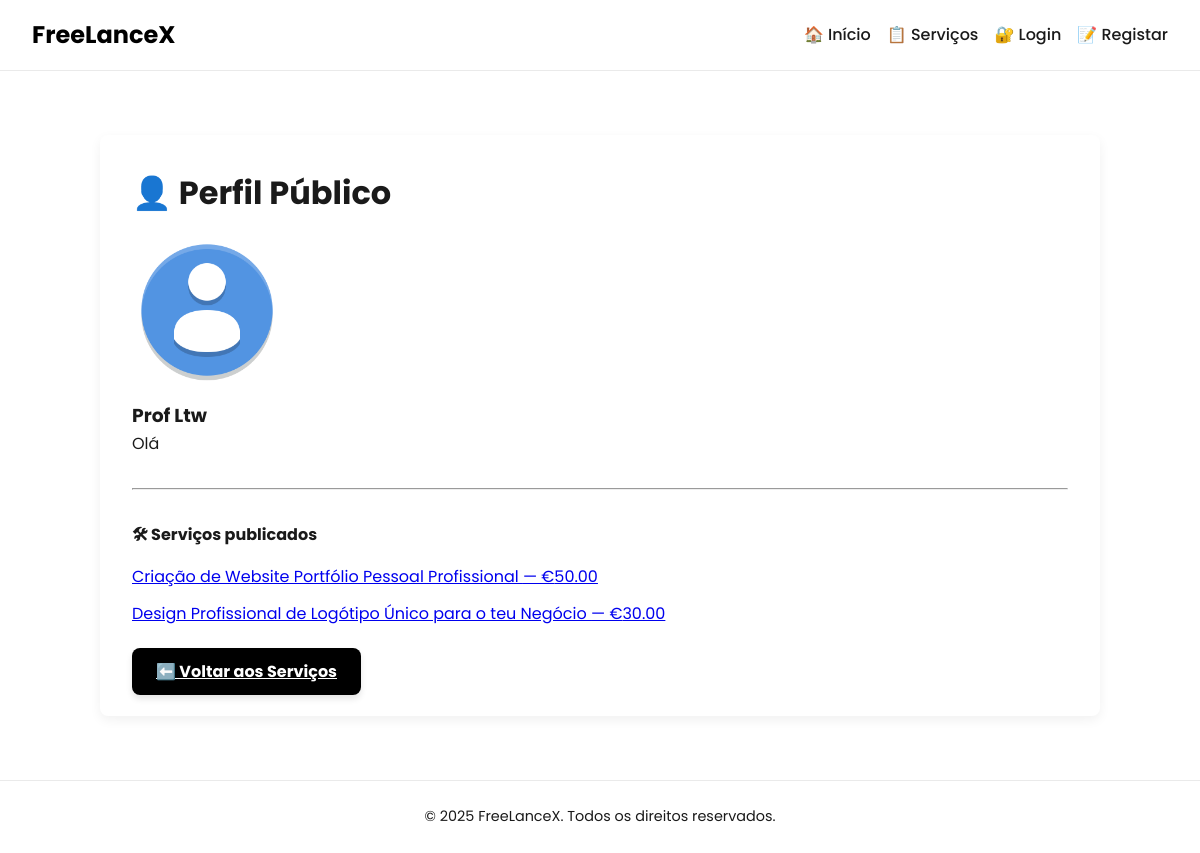
Page /pages/public_profile.php?id=9 on the committed database.
### tables this page shows
CREATE TABLE profiles (
    user_id INTEGER PRIMARY KEY,
    name TEXT,
    bio TEXT,
    profile_image TEXT,
    FOREIGN KEY(user_id) REFERENCES users(id)
);

CREATE TABLE services (
    id INTEGER PRIMARY KEY AUTOINCREMENT,
    freelancer_id INTEGER NOT NULL,
    title TEXT NOT NULL,
    description TEXT,
    price REAL NOT NULL,
    delivery_time TEXT NOT NULL,
    category TEXT, 
    media_path TEXT,
    is_promoted INTEGER DEFAULT 0,
    FOREIGN KEY(freelancer_id) REFERENCES users(id)
);

### pages/public_profile.php (the view, shortened to what this page needs)
<?php
require_once '../includes/db.php';
$user_id = (int) $_GET['id'];
$stmt = $db->prepare("
    SELECT u.username, p.name, p.bio, p.profile_image
    FROM users u
    LEFT JOIN profiles p ON u.id = p.user_id
    WHERE u.id = ?
");
$stmt->execute([$user_id]);
$user = $stmt->fetch(PDO::FETCH_ASSOC);
$stmt = $db->prepare("SELECT id, title, price FROM services WHERE freelancer_id = ?");
$stmt->execute([$user_id]);
$services = $stmt->fetchAll(PDO::FETCH_ASSOC);
$imgPath = !empty($user['profile_image']) && file_exists('../' . $user['profile_image'])
    ? '/' . htmlspecialchars($user['profile_image'])
    : '/uploads/profiles/default_profile.png';
?>
<!DOCTYPE html>
<html lang="pt">
<?php include '../includes/head.php'; ?>
<body>
<?php include '../includes/header.php'; ?>
<main class="dashboard-container">
    <h2>👤 Perfil Público</h2>
    <img src="<?= $imgPath ?>" alt="Foto de perfil" class="profile-picture" width="150" style="border-radius: 50%; margin-bottom: 1rem;">
    <h3><?= htmlspecialchars($user['name'] ?? $user['username']) ?></h3>
    <?php if (!empty($user['bio'])): ?>
        <p style="max-width: 600px; margin-bottom: 1rem;"><?= nl2br(htmlspecialchars($user['bio'])) ?></p>
    <?php endif; ?>
    <hr style="margin: 2rem 0;">
    <h4>🛠 Serviços publicados</h4>
    <?php if (count($services) === 0): ?>
        <p class="no-services">Este utilizador ainda não publicou nenhum serviço.</p>
    <?php else: ?>
        <ul class="service-list">
            <?php foreach ($services as $s): ?>
                <li>
                    <a href="service_detail.php?id=<?= $s['id'] ?>">
                        <?= htmlspecialchars($s['title']) ?> — €<?= number_format($s['price'], 2) ?>
                    </a>
                </li>
            <?php endforeach; ?>
        </ul>
    <?php endif; ?>
    <p style="margin-top: 2rem;">
        <a href="services.php" class="primary-btn">⬅️ Voltar aos Serviços</a>
    </p>
</main>
<?php include '../includes/footer.php'; ?>
</body>
</html>

### css/style.css (style rules this page uses)
:root { --primary: #000000; --bg-light: #ffffff; --text-color: #1a1a1a; --accent: #0070f3; --radius: 8px; --transition: all 0.3s ease-in-out; }
* { margin: 0; padding: 0; box-sizing: border-box; }
body { font-family: 'Poppins', sans-serif; background-color: var(--bg-light); color: var(--text-color); line-height: 1.6; }
main { max-width: 1000px; margin: 4rem auto 2rem auto; padding: 2rem; }
.primary-btn { background: var(--primary); color: #fff; padding: 12px 24px; border-radius: var(--radius); font-weight: bold; border: none; cursor: pointer; transition: var(--transition); box-shadow: 0 4px 6px rgba(0,0,0,0.1); }
.dashboard-container { max-width: 1000px; margin: 4rem auto; padding: 2rem; background: #fff; border-radius: var(--radius); box-shadow: 0 4px 12px rgba(0, 0, 0, 0.06); }
.dashboard-container h2 { font-size: 2rem; margin-bottom: 1rem; }
.service-list { list-style: none; padding: 0; }
.profile-picture { width: 150px; height: 150px; object-fit: cover; border-radius: 50%; margin-bottom: 1rem; display: block; }
.stats-list, .service-list { list-style: none; padding-left: 0; margin-top: 1rem; }
.service-list li { margin-bottom: 0.75rem; }

### rows in the picture
profiles: name "Prof Ltw", bio "Olá"
services: title "Criação de Website Portfólio Pessoal Profissional", price "50.00"
services: title "Design Profissional de Logótipo Único para o teu Negócio", price "30.00"
